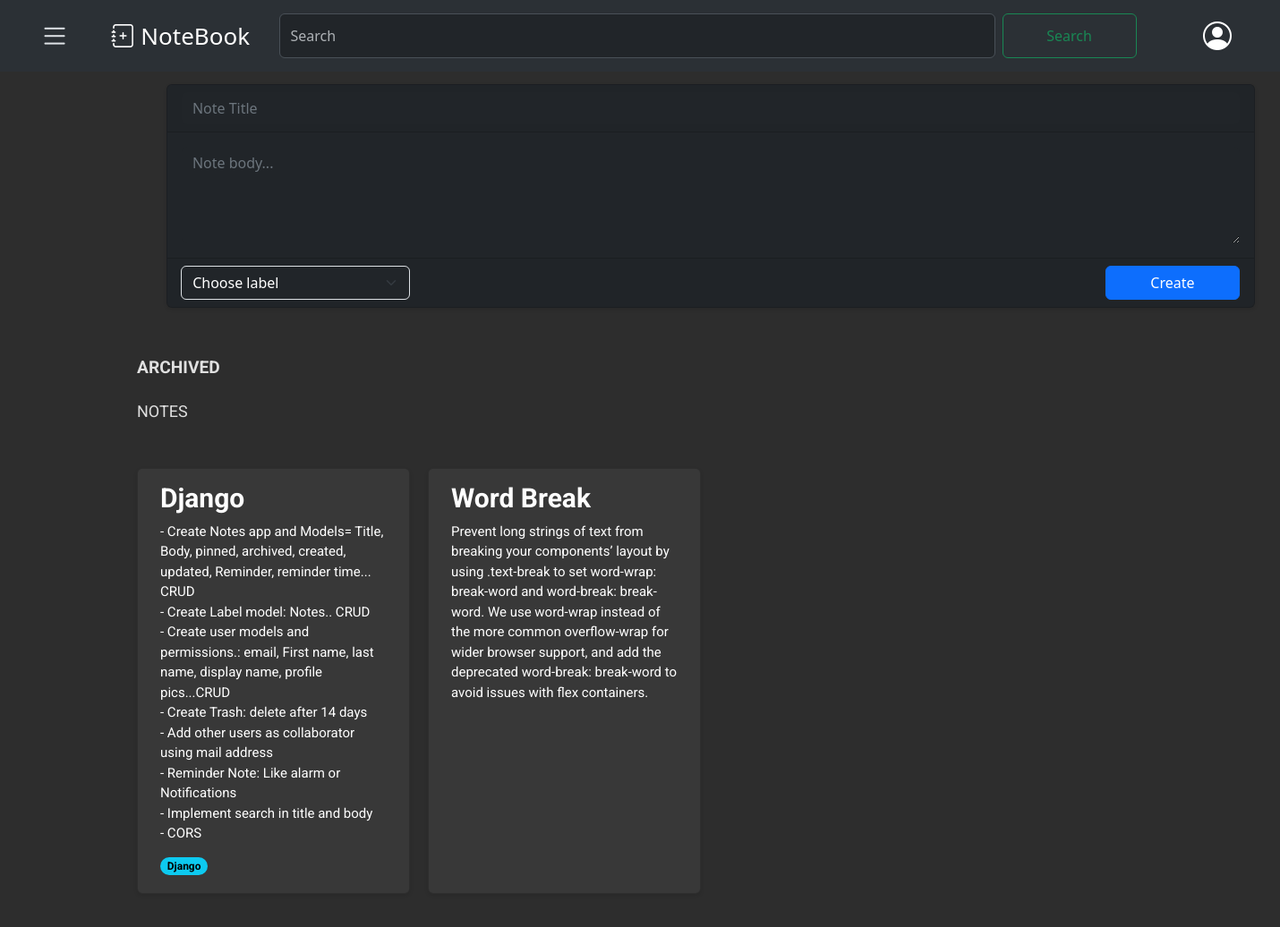
/notes/archived/, run on the app's committed database.
### notes/models.py (models this page shows, shortened)
class Note(models.Model):
    user= models.ForeignKey(CustomUser,on_delete=models.CASCADE, related_name='user', default=1)
    title= models.CharField(max_length=100, null=False)
    body= models.TextField()
    label= models.ForeignKey(Label, on_delete=models.SET_NULL, related_name="notes", blank=True, null=True)
    archived= models.BooleanField(default=False)
    pinned= models.BooleanField(default= False)
    created = models.DateTimeField(auto_now_add= True)
    updated= models.DateTimeField(auto_now=True)
    class Meta:
        ordering= ['-updated']
        indexes= [
            models.Index(fields=["-updated"])
        ]
        verbose_name = "Note"
        verbose_name_plural= "Notes"

class Label(models.Model):
    name = models.CharField(max_length=50, unique=True)
    class Meta:
        verbose_name = "Label"
        verbose_name_plural= "Labels"

### notes/views.py (the view)
# urls.py: path('archived/', views.archived_list, name='archived_notes'),
def archived_list(request):
    archived_notes= Note.objects.filter(Q(pinned=True,archived=True) | Q(pinned=False, archived=True))
    context= { 'archived_notes':archived_notes,
              }
    return render(request,
                  'notes/archived/list.html',
                  context)

### notes/context_processors.py (called while the page is built)
def labels_processor(request):
    labels = Label.objects.all()
    context = {
        'labels': labels,
    }
    return context

### notes/templates/notes/archived/list.html (shortened to what this page needs)
{% extends "notes/base.html" %}
{% block content %}
{% load static %}
<p class="text-capitalize" style="font-weight: bold; font-size: larger;">ARCHIVED</p>
<p class="text-capitalize">NOTES</p>
<div class="card-container">
    {% for note in archived_notes %}
        {% if note.archived  %}
        <div class="card" data-note-id="{{ note.id }}">
        <a href="#" class="note-link" data-note-id="{{ note.id }}">
                <h5 class="card-title">{{ note.title }}</h5>
                <p class="card-text">{{ note.body|truncatechars:650 }}</p>
            </a>
            <span class="badge rounded-pill text-bg-info">{{ note.label.name }}</span>
        </div>
        {% endif %}
    {% endfor %}
</div>
{% endblock %}

### notes/static/css/notes.css (style rules this page uses)
:root { --bg-color: #2d2d2d; --text-color: #e0e0e0; --secondary-text-color: #b0b0b0; --card-bg-color: #383838; }
html, body { background-color: #2d2d2d !important; color: #e0e0e0 !important; font-family: 'Roboto', sans-serif; }
.card-container { display: grid; grid-template-columns: repeat(auto-fill, minmax(250px, 1fr)); gap: 20px; padding: 10px; font-family: 'Roboto', Arial, sans-serif; width: 1300px; margin-top: 30px; margin-bottom: 30px; background-color: #2d2d2d !important; border-color: #444 !important; text-align: justify; }
.card { border-radius: 8px; padding: 15px 25px; box-shadow: 0 2px 4px rgba(0,0,0,0.1); background-color: #383838 !important; position: relative; padding-bottom: 20px; }
.card-title { font-size: 30px; font-weight: bold; margin-bottom: 15px; color: white !important; text-align: left; padding: 0 ; }
.card-text { font-size: 15px; color: white; text-align: left; padding: 0 0 35px; line-height: 1.5; white-space: pre-wrap; word-wrap: break-word; }
.note-link { text-decoration: none; color: inherit; }
.text-capitalize { font-family: 'Roboto', Arial, sans-serif; font-size: 18px; margin: 0; font-weight: normal; padding: 10px; }
.badge { display: inline-block; position: absolute; bottom: 20px; }

### data on the page
Note: title "Django", body "- Create Notes app and Models= Title, Body, pinned, archived, created, updated, Reminder, reminder time... CRUD - Create Label model: Notes.. CRUD - Create user models and permissions.: email, First name, last name, display name, profile pics...CRUD - Create Trash: delete after 14 days - Add other users as collaborator using mail address - Reminder Note: Like alarm or Notifications - Implement search in title and body - CORS", label.name "Django"
Note: title "Word Break", body "Prevent long strings of text from breaking your components’ layout by using .text-break to set word-wrap: break-word and word-break: break-word. We use word-wrap instead of the more common overflow-wrap for wider browser support, and add the deprecated word-break: break-word to avoid issues with flex containers."
